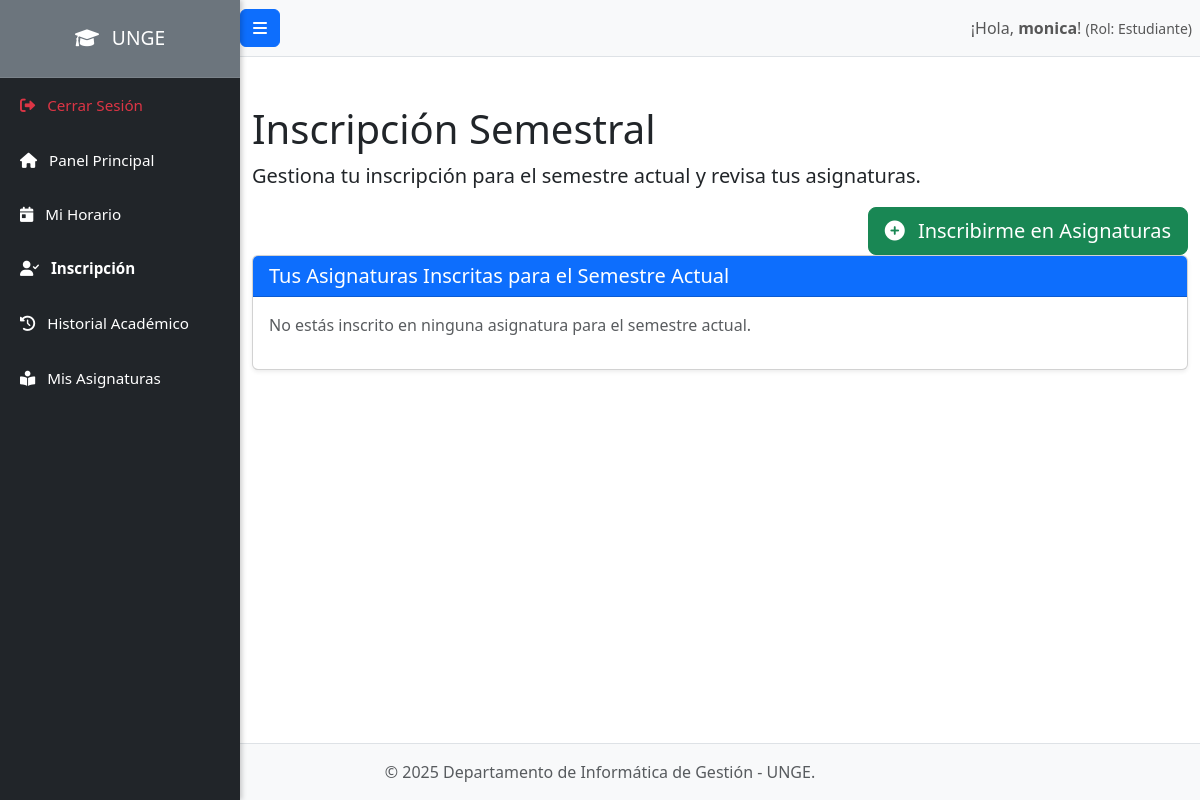
The page /estudiantes/inscripciones.php (signed in) on the database as committed earlier.
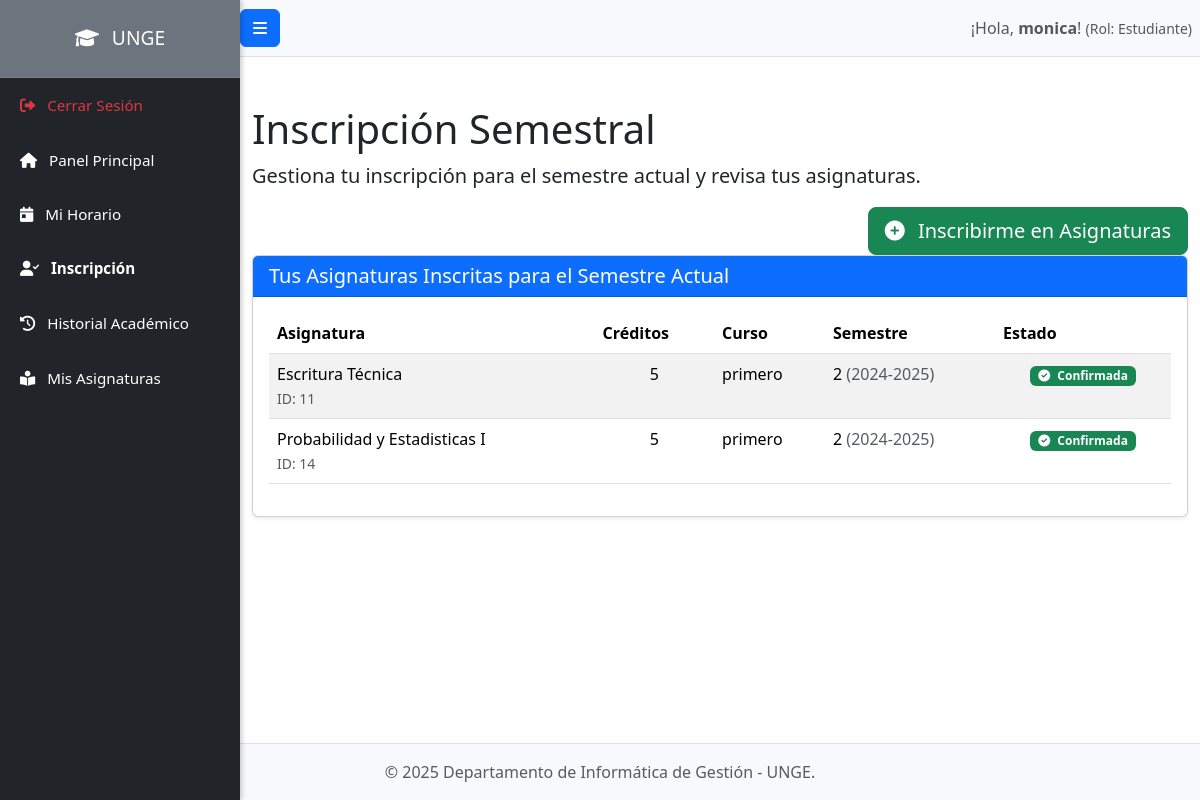
The same page on the database as committed later.
### tables this page shows
CREATE TABLE `inscripciones_estudiantes` (
  `id` int(11) NOT NULL,
  `id_estudiante` int(11) NOT NULL,
  `id_semestre` int(11) NOT NULL,
  `id_asignatura` int(11) NOT NULL,
  `fecha_inscripcion` datetime DEFAULT current_timestamp(),
  `confirmada` tinyint(1) DEFAULT 0
);

CREATE TABLE `asignaturas` (
  `id` int(11) NOT NULL,
  `nombre_asignatura` varchar(255) NOT NULL,
  `creditos` decimal(4,2) NOT NULL,
  `id_prerequisito` int(11) DEFAULT NULL,
  `id_curso` int(11) DEFAULT NULL,
  `semestre_recomendado` int(11) DEFAULT NULL
);

CREATE TABLE `cursos` (
  `id` int(11) NOT NULL,
  `nombre_curso` varchar(100) NOT NULL,
  `descripcion` text DEFAULT NULL,
  `created_at` timestamp NOT NULL DEFAULT current_timestamp(),
  `updated_at` timestamp NOT NULL DEFAULT current_timestamp() ON UPDATE current_timestamp()
);

CREATE TABLE `semestres` (
  `id` int(11) NOT NULL,
  `id_anio_academico` int(11) NOT NULL,
  `numero_semestre` int(11) NOT NULL,
  `fecha_inicio` date NOT NULL,
  `fecha_fin` date NOT NULL,
  `id_curso_asociado_al_semestre` int(11) DEFAULT NULL
);

CREATE TABLE `anios_academicos` (
  `id` int(11) NOT NULL,
  `nombre_anio` varchar(50) NOT NULL,
  `fecha_inicio` date NOT NULL,
  `fecha_fin` date NOT NULL
);

### includes/functions.php (called while the page is built, shortened)
<?php
function get_current_semester($pdo) {
    $current_date = date('Y-m-d');
    $stmt = $pdo->prepare("
        SELECT
            s.id,
            s.id_anio_academico,
            s.numero_semestre,
            s.fecha_inicio,
            s.fecha_fin,
            s.id_curso_asociado_al_semestre,
            aa.nombre_anio,
            aa.fecha_inicio AS anio_fecha_inicio,
            aa.fecha_fin AS anio_fecha_fin
        FROM semestres s
        JOIN anios_academicos aa ON s.id_anio_academico = aa.id
        WHERE :current_date BETWEEN s.fecha_inicio AND s.fecha_fin
        LIMIT 1
    ");
    $stmt->bindParam(':current_date', $current_date);
    $stmt->execute();
    return $stmt->fetch(PDO::FETCH_ASSOC);
}
?>

### estudiantes/inscripciones.php (the view, shortened to what this page needs)
<?php
require_once '../includes/functions.php';
require_once '../config/database.php';
$stmt_detalles_estudiante = $pdo->prepare("
    SELECT
        e.id AS id_estudiante,
        ce.id_curso AS id_curso_actual_estudiante,
        s.id AS id_semestre_actual_estudiante_en_curso,
        s.numero_semestre AS numero_semestre_actual_estudiante_en_curso
    FROM
        estudiantes e
    JOIN
        curso_estudiante ce ON e.id = ce.id_estudiante
    JOIN
        anios_academicos aa ON ce.id_anio = aa.id
    JOIN
        semestres s ON aa.id = s.id_anio_academico AND s.id_curso_asociado_al_semestre = ce.id_curso
    WHERE
        e.id_usuario = :id_usuario
        AND aa.nombre_anio = (SELECT nombre_anio FROM anios_academicos ORDER BY id DESC LIMIT 1) -- Asume que el último año es el actual
        AND CURDATE() BETWEEN s.fecha_inicio AND s.fecha_fin
    ORDER BY s.numero_semestre DESC -- En caso de que múltiples semestres estén activos para el mismo año/curso (improbable, pero para robustez)
    LIMIT 1
");
$stmt_detalles_estudiante->bindParam(':id_usuario', $_SESSION['user_id'], PDO::PARAM_INT);
$stmt_detalles_estudiante->execute();
$contexto_estudiante = $stmt_detalles_estudiante->fetch(PDO::FETCH_ASSOC);
$id_estudiante_actual = $contexto_estudiante['id_estudiante'];
$semestre_actual = get_current_semester($pdo);
include_once '../includes/header.php';
$inscripciones_actuales = [];
if ($semestre_actual) {
    $stmt_inscripciones_actuales = $pdo->prepare("
        SELECT
            ie.id_asignatura,
            a.nombre_asignatura,
            a.creditos,
            c.nombre_curso,
            a.semestre_recomendado AS numero_semestre_asignatura,
            s.numero_semestre AS semestre_actual_numero,
            aa.nombre_anio,
            ie.confirmada
        FROM inscripciones_estudiantes ie
        JOIN asignaturas a ON ie.id_asignatura = a.id
        LEFT JOIN cursos c ON a.id_curso = c.id
        JOIN semestres s ON ie.id_semestre = s.id
        JOIN anios_academicos aa ON s.id_anio_academico = aa.id
        WHERE ie.id_estudiante = :id_estudiante
        AND ie.id_semestre = :id_semestre_actual_inscripcion
        ORDER BY c.nombre_curso ASC, a.semestre_recomendado ASC, a.nombre_asignatura ASC
    ");
    $stmt_inscripciones_actuales->bindParam(':id_estudiante', $id_estudiante_actual, PDO::PARAM_INT);
    $stmt_inscripciones_actuales->bindParam(':id_semestre_actual_inscripcion', $semestre_actual['id'], PDO::PARAM_INT);
    $stmt_inscripciones_actuales->execute();
    $inscripciones_actuales = $stmt_inscripciones_actuales->fetchAll(PDO::FETCH_ASSOC);
}
?>
<h1 class="mt-4">Inscripción Semestral</h1>
<p class="lead">Gestiona tu inscripción para el semestre actual y revisa tus asignaturas.</p>
<?php if (!$semestre_actual): ?>
    <div class="alert alert-info">
        Actualmente no hay un semestre académico activo para la inscripción. Por favor, contacta a la administración.
    </div>
<?php else: ?>
    <div class="d-flex justify-content-end ">
        <button type="button" class="btn btn-success btn-lg" data-bs-toggle="modal" data-bs-target="#enrollmentModal">
            <i class="fas fa-plus-circle me-2"></i> Inscribirme en Asignaturas
        </button>
    </div>
    <div class="card shadow-sm mb-4">
        <div class="card-header bg-primary text-white">
            <h5 class="mb-0">Tus Asignaturas Inscritas para el Semestre Actual</h5>
        </div>
        <div class="card-body">
            <?php if (count($inscripciones_actuales) > 0): ?>
                <div class="table-responsive">
                    <table class="table table-striped table-hover">
                        <thead>
                            <tr>
                                <th>Asignatura</th>
                                <th>Créditos</th>
                                <th>Curso</th>
                                <th>Semestre</th>
                                <th>Estado</th>
                            </tr>
                        </thead>
                        <tbody>
                            <?php if (!empty($inscripciones_actuales)): ?>
                                <?php foreach ($inscripciones_actuales as $inscripcion): ?>
                                    <tr>
                                        <td>
                                            <?= htmlspecialchars($inscripcion['nombre_asignatura']) ?>
                                            <br><small class="text-muted">ID: <?= (int) ($inscripcion['id_asignatura'] ?? 0) ?></small>
                                        </td>
                                        <td class="text-center"><?= (int) $inscripcion['creditos'] ?></td>
                                        <td><?= htmlspecialchars($inscripcion['nombre_curso'] ?? '—') ?></td>
                                        <td>
                                            <?= htmlspecialchars($inscripcion['semestre_actual_numero'] ?? '—') ?>
                                            <span class="text-muted">(<?= htmlspecialchars($inscripcion['nombre_anio'] ?? '—') ?>)</span>
                                        </td>
                                        <td class="text-center">
                                            <?php if (!empty($inscripcion['confirmada'])): ?>
                                                <span class="badge bg-success">
                                                    <i class="fas fa-check-circle me-1"></i> Confirmada
                                                </span>
                                            <?php else: ?>
                                                <span class="badge bg-warning text-dark">
                                                    <i class="fas fa-hourglass-half me-1"></i> Pendiente
                                                </span>
                                            <?php endif; ?>
                                        </td>
                                    </tr>
                                <?php endforeach; ?>
                            <?php endif; ?>
                        </tbody>
                    </table>
                </div>
            <?php else: ?>
                <p class="text-muted">No estás inscrito en ninguna asignatura para el semestre actual.</p>
            <?php endif; ?>
        </div>
    </div>
<?php endif; ?>
<link rel="stylesheet" href="https://cdnjs.cloudflare.com/ajax/libs/font-awesome/6.0.0-beta3/css/all.min.css">
<div class="toast-container position-fixed bottom-0 end-0 p-3" style="z-index: 1100;">
</div>
<?php include_once '../includes/footer.php'; ?>

### includes/header.php (shortened to what this page needs)
<!DOCTYPE html>
<html lang="es">
<head>
    <link rel="stylesheet" href="https://cdnjs.cloudflare.com/ajax/libs/font-awesome/6.0.0-beta3/css/all.min.css">
    <link href="../public/css/style.css" rel="stylesheet">
<link href="https://cdn.jsdelivr.net/npm/bootstrap@5.3.3/dist/css/bootstrap.min.css" rel="stylesheet">
<link href="https://cdn.jsdelivr.net/npm/bootstrap-icons@1.11.3/font/bootstrap-icons.css" rel="stylesheet">
</head>
<body>
    <div class="d-flex" id="wrapper">
        <div class="bg-dark border-right" id="sidebar-wrapper">
            <div class="sidebar-heading text-white bg-secondary py-4">
                <i class="fas fa-graduation-cap me-2"></i> UNGE
            </div>
            <div class="list-group list-group-flush">
                <?php
                $current_page = basename($_SERVER['PHP_SELF']);
                $current_folder = basename(dirname($_SERVER['PHP_SELF']));
                ?>
<a href="../logout.php" class="list-group-item list-group-item-action bg-dark text-danger">
    <i class="fas fa-sign-out-alt me-2"></i> Cerrar Sesión
</a>
                <?php if (isset($_SESSION['user_role'])): ?>
                    <?php if ($_SESSION['user_role'] === 'Administrador'): ?>
                        <a href="../admin/index.php" class="list-group-item list-group-item-action bg-dark text-white <?= ($current_page == 'index.php' && $current_folder == 'admin') ? 'active' : ''; ?>">
    <i class="fas fa-chart-line me-2"></i> Panel Principal
</a>
<a href="../admin/usuarios.php" class="list-group-item list-group-item-action bg-dark text-white <?= ($current_page == 'usuarios.php') ? 'active' : ''; ?>">
    <i class="fas fa-user-shield me-2"></i> Gestión de Usuarios
</a>
<a href="../admin/profesores.php" class="list-group-item list-group-item-action bg-dark text-white <?= ($current_page == 'profesores.php') ? 'active' : ''; ?>">
    <i class="fas fa-user-tie me-2"></i> Profesores
</a>
<a href="../admin/estudiantes.php" class="list-group-item list-group-item-action bg-dark text-white <?= ($current_page == 'estudiantes.php') ? 'active' : ''; ?>">
    <i class="fas fa-user-graduate me-2"></i> Estudiantes
</a>
<a href="../admin/horarios.php" class="list-group-item list-group-item-action bg-dark text-white <?= ($current_page == 'horarios.php') ? 'active' : ''; ?>">
    <i class="far fa-calendar-alt me-2"></i> Horarios
</a>
<a href="../admin/actas.php" class="list-group-item list-group-item-action bg-dark text-white <?= ($current_page == 'actas.php') ? 'active' : ''; ?>">
    <i class="fas fa-file-signature me-2"></i> Actas / Historial
</a>
<a href="../admin/asignaturas.php" class="list-group-item list-group-item-action bg-dark text-white <?= ($current_page == 'asignaturas.php') ? 'active' : ''; ?>">
    <i class="fas fa-book me-2"></i> Asignaturas
</a>
<a href="../admin/semestres.php" class="list-group-item list-group-item-action bg-dark text-white <?= ($current_page == 'semestres.php') ? 'active' : ''; ?>">
    <i class="fas fa-layer-group me-2"></i> Semestres
</a>
<a href="../admin/cursos.php" class="list-group-item list-group-item-action bg-dark text-white <?= ($current_page == 'cursos.php') ? 'active' : ''; ?>">
    <i class="fas fa-school me-2"></i> Cursos
</a>
<a href="../admin/aulas.php" class="list-group-item list-group-item-action bg-dark text-white <?= ($current_page == 'aulas.php') ? 'active' : ''; ?>">
    <i class="fas fa-door-open me-2"></i> Aulas
</a>
<a href="../admin/anios_academicos.php" class="list-group-item list-group-item-action bg-dark text-white <?= ($current_page == 'anios_academicos.php') ? 'active' : ''; ?>">
    <i class="fas fa-calendar-alt me-2"></i> Año Académico
</a>
<a href="../admin/configuracion.php" class="list-group-item list-group-item-action bg-dark text-white <?= ($current_page == 'configuracion.php') ? 'active' : ''; ?>">
    <i class="fas fa-cogs me-2"></i> Configuración
</a>
                    <?php elseif ($_SESSION['user_role'] === 'Estudiante'): ?>
                        <a href="../estudiantes/index.php" class="list-group-item list-group-item-action bg-dark text-white <?= ($current_page == 'index.php' && $current_folder == 'estudiantes') ? 'active' : ''; ?>">
    <i class="fas fa-home me-2"></i> Panel Principal
</a>
<a href="../estudiantes/horarios.php" class="list-group-item list-group-item-action bg-dark text-white <?= ($current_page == 'horarios.php') ? 'active' : ''; ?>">
    <i class="fas fa-calendar-day me-2"></i> Mi Horario
</a>
<a href="../estudiantes/inscripciones.php" class="list-group-item list-group-item-action bg-dark text-white <?= ($current_page == 'inscripciones.php') ? 'active' : ''; ?>">
    <i class="fas fa-user-check me-2"></i> Inscripción
</a>
<a href="../estudiantes/historial_academico.php" class="list-group-item list-group-item-action bg-dark text-white <?= ($current_page == 'historial_academico.php') ? 'active' : ''; ?>">
    <i class="fas fa-history me-2"></i> Historial Académico
</a>
<a href="../estudiantes/asignaturas.php" class="list-group-item list-group-item-action bg-dark text-white <?= ($current_page == 'asignaturas.php') ? 'active' : ''; ?>">
    <i class="fas fa-book-reader me-2"></i> Mis Asignaturas
</a>
                    <?php endif; ?>
                <?php endif; ?>
            </div>
        </div>
        <div id="page-content-wrapper">
            <nav class="navbar navbar-expand-lg navbar-light bg-light border-bottom">
                <button class="btn btn-primary" id="menu-toggle"><i class="fas fa-bars"></i></button>
                <div class="collapse navbar-collapse" id="navbarSupportedContent">
                    <ul class="navbar-nav ms-auto mt-2 mt-lg-0">
                        <li class="nav-item active">
                            <span class="nav-link">
                                ¡Hola, <strong><?php echo htmlspecialchars($_SESSION['username'] ?? 'Invitado'); ?></strong>!
                                <small>(Rol: <?php echo htmlspecialchars($_SESSION['user_role'] ?? 'N/A'); ?>)</small>
                            </span>
                        </li>
                    </ul>
                </div>
            </nav>
            <div class="container-fluid py-4">

### includes/footer.php (shortened to what this page needs)
</div>
</div>
</div>
<footer class="footer mt-auto py-3 bg-light border-top">
    <div class="container text-center">
        <span class="text-muted">© <?php echo date('Y'); ?> Departamento de Informática de Gestión - UNGE.</span>
    </div>
</footer>
</body>
</html>

### public/css/style.css (style rules this page uses)
body { overflow-x: hidden; }
#wrapper { display: flex; }
#sidebar-wrapper { min-height: 100vh; margin-left: -15rem; transition: margin .25s ease-out; width: 15rem; position: fixed; z-index: 1000; top: 0; left: 0; box-shadow: 2px 0 5px rgba(0,0,0,0.2); }
#sidebar-wrapper .sidebar-heading { padding: 0.875rem 1.25rem; font-size: 1.2rem; color: #fff; text-align: center; border-bottom: 1px solid rgba(255, 255, 255, 0.1); }
#sidebar-wrapper .list-group { width: 15rem; }
#sidebar-wrapper .list-group-item { border: none; padding: 1rem 1.25rem; font-size: 0.95rem; color: #f8f9fa; }
#sidebar-wrapper .list-group-item.active { background-color: #007bff; color: #fff; font-weight: bold; border-radius: 0; }
#sidebar-wrapper .list-group-item.active i { color: #fff; }
#page-content-wrapper { min-width: 100vw; margin-left: 0; padding-left: 15rem; transition: margin .25s ease-out, padding-left .25s ease-out; }
@media (min-width: 768px) { #sidebar-wrapper { margin-left: 0; } }
@media (min-width: 768px) { #page-content-wrapper { min-width: 0; width: 100%; padding-left: 15rem; } }
body { display: flex; flex-direction: column; min-height: 100vh; }
.footer { position: relative; bottom: 0; width: 100%; }
#page-content-wrapper { flex-grow: 1; }
.card { border-radius: 0.5rem; border: none; }
.btn-primary { background-color: #007bff; border-color: #007bff; }
a { color: #007bff; }

Rows that differ between the two databases and show on the page:
added inscripciones_estudiantes: id_asignatura.nombre_asignatura "Escritura Técnica", id_asignatura "11", id_asignatura.creditos "5", cursos.nombre_curso "primero", id_semestre.numero_semestre "2", anios_academicos.nombre_anio "2024-2025", confirmada 1 (drawn)
added inscripciones_estudiantes: id_asignatura.nombre_asignatura "Probabilidad y Estadisticas I", id_asignatura "14", id_asignatura.creditos "5", cursos.nombre_curso "primero", id_semestre.numero_semestre "2", anios_academicos.nombre_anio "2024-2025", confirmada 1 (drawn)
Other text that changed with them:
text no longer shown: "No estás inscrito en ninguna asignatura para el semestre actual."
text now shown: "Asignatura Créditos Curso Semestre Estado"
